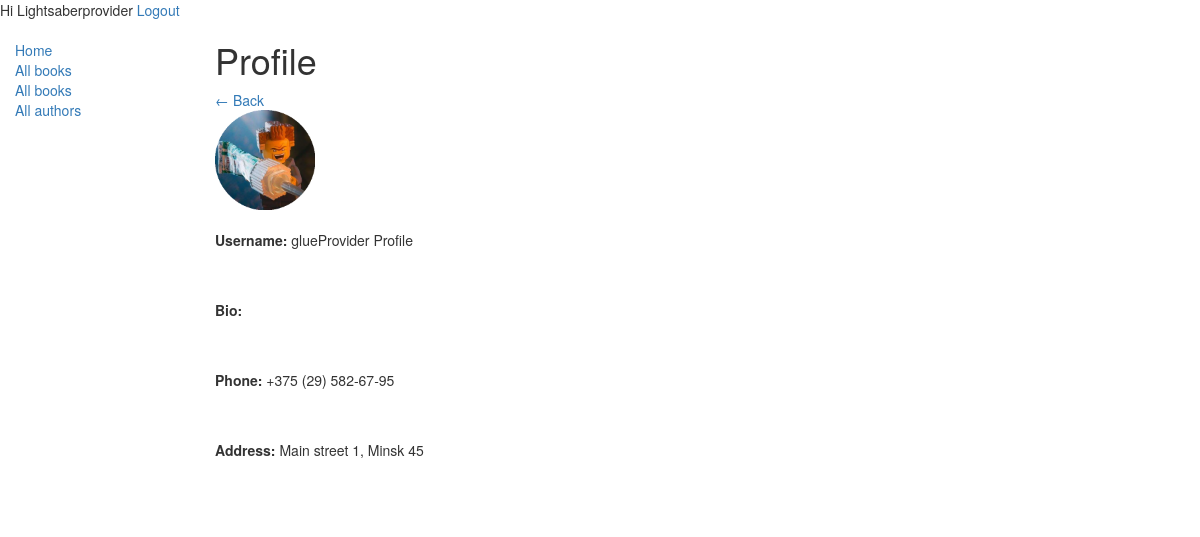
/user_profile/15/ (signed in), run on an earlier commit of the app's database.
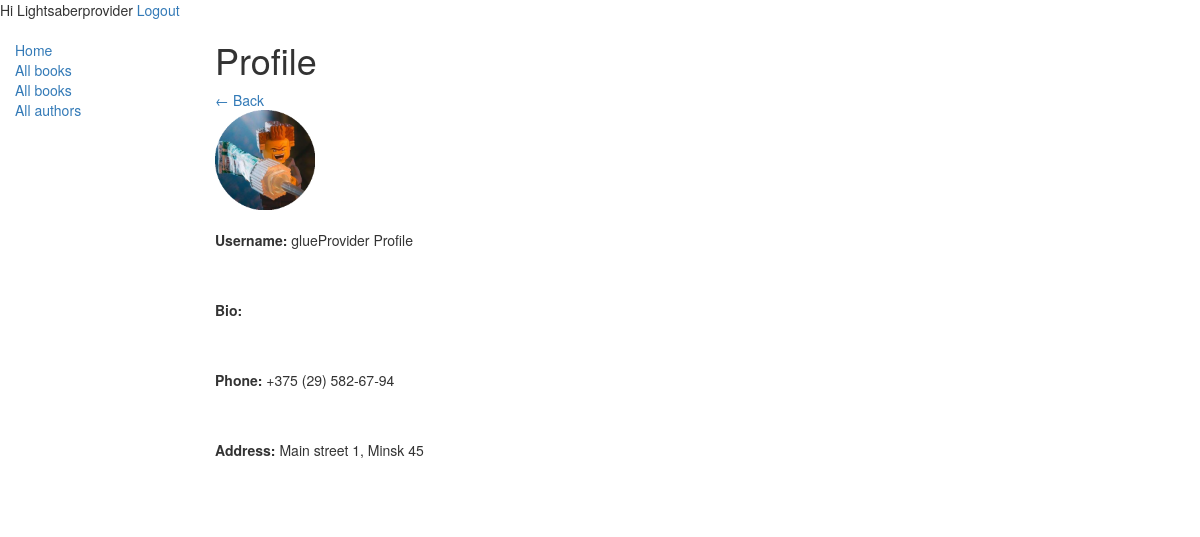
And on a later commit of the database.
### shop_app/models.py (models this page shows, shortened)
class Profile(models.Model):
    user = models.OneToOneField(User, on_delete=models.CASCADE)
    phone = models.CharField(max_length=64, validators=[validate_phone_number],
                             help_text="Enter a phone in format +375 (29) XXX-XX-XX")
    address = models.CharField(max_length=64, validators=[validate_address])
    avatar = models.ImageField(upload_to='profile_avatars', blank=True, null=True,
                               default='profile_avatars/avatar_default.jpg', )
    AVATAR_SIZE = 300
    def __str__(self):
        return f'{self.user.username} Profile'

### shop_app/views.py (the view)
# urls.py: path('user_profile/<int:pk>/', views.ShowProfilePageView.as_view(), name='user_profile')
class ShowProfilePageView(DetailView):
    model = Profile
    template_name = 'shop_app/user_profile.html'
    def get_context_data(self, *args, **kwargs):
        users = Profile.objects.all()
        context = super(ShowProfilePageView, self).get_context_data(*args, **kwargs)
        page_user = get_object_or_404(Profile, id=self.kwargs['pk'])
        context['page_user'] = page_user
        return context

### templates/shop_app/user_profile.html (shortened to what this page needs)
{% extends './base.html' %}
{% block content %}
    <div class="header-bar">
        <h1>Profile</h1>
        <a href="{% url 'tasks' %}">&#8592; Back</a>
    </div>
    <div class="card-body">
    {% if user.profile.avatar %}
      <img src="{{ profile.avatar.url }}" height=100 width=100><br><br>
    {% endif %}
      <p><strong>Username:</strong> {{ page_user }}</p><br><br>
      <p><strong>Bio:</strong> {{ profile.bio }}</p><br><br>
      <p><strong>Phone:</strong> {{ profile.phone }}</p><br><br>
      <p><strong>Address:</strong> {{ profile.address }}</p><br><br>
    </div>
{% endblock content %}

### templates/shop_app/base.html (shortened to what this page needs)
<!doctype html>
<html lang="en">
  <head>
    <link
      rel="stylesheet"
      href="https://maxcdn.bootstrapcdn.com/bootstrap/3.3.7/css/bootstrap.min.css" />
    {% load static %}
    <link rel="stylesheet" href="{% static 'css/styles.css' %}" />
  </head>
  <body>
    <header>
  		{%if request.user.is_authenticated %}
  			<span>Hi {{ request.user.username | title }}</span>
  			<a href="{% url 'shop:logout' %}">Logout</a>
  		{%else%}
  			<a href="{% url 'shop:login' %}">Login</a>
  			<a href="{% url 'shop:register' %}">Register</a>
  		{%endif%}
  	</header>
    <div class="container-fluid">
      <div class="row">
        <div class="col-sm-2">
          {% block sidebar %}
            <ul class="sidebar-nav">
              <li><a href="{% url 'shop:home' %}">Home</a></li>
              <li><a href="{% url 'shop:products'%}">All books</a></li>
              <li><a href="{% url 'shop:products'%}">All books</a></li>
              <li><a href="">All authors</a></li>
            </ul>
          {% endblock %}
        </div>
        <div class="col-sm-10 ">{% block content %}{% endblock %}</div>
      </div>
    </div>
  </body>
</html>

### static/css/styles.css (style rules this page uses)
.sidebar-nav { margin-top: 20px; padding: 0; list-style: none; }

What changed in the data, as far as the page shows it:
changed Profile "Main street 1, Minsk 45": phone "+375 (29) 582-67-95" → "+375 (29) 582-67-94"
